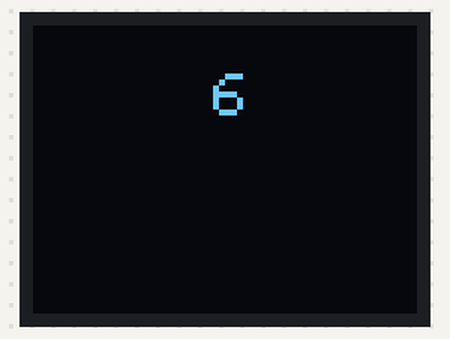
Bench run of a sketch on a simulated Arduino Uno, built with avr-gcc and run on an emulated ATmega328P. On the bench: 64×48 one-colour display.

Above: at 0.1 s.
At 2.1 s:
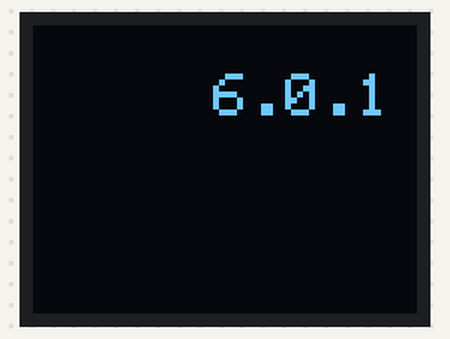
At 4.1 s:
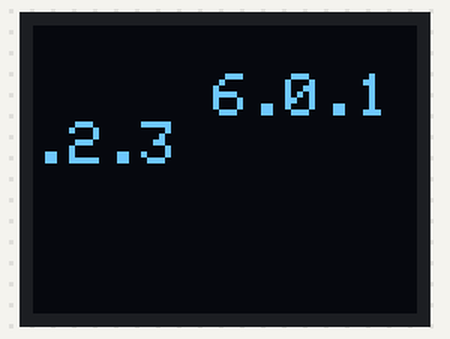
At 9.2 s:
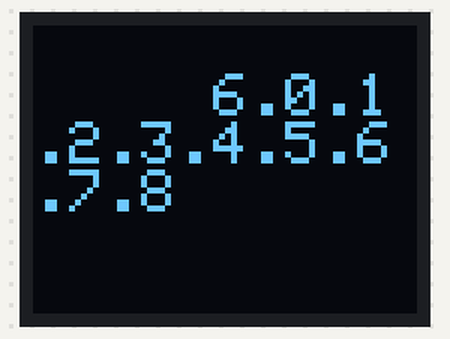
At 18.2 s:
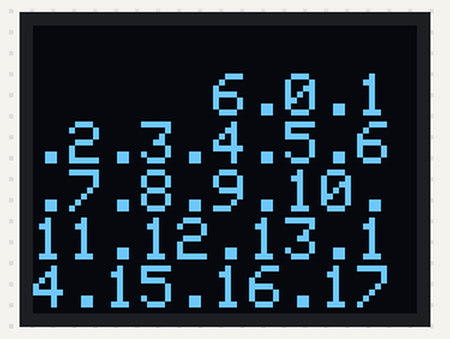
At 38.4 s:
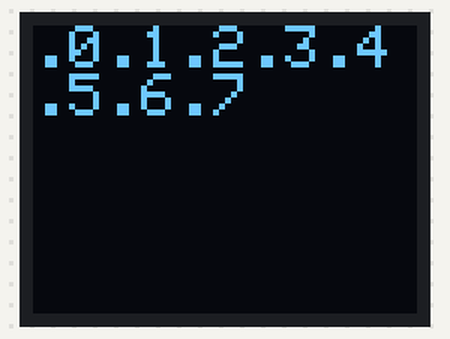

The sketch:

HelloWorld1.ino
```cpp
#include <MicroView.h>

/*
  select Arduino Uno for use with the uView OLED
   13 July - 2015
  Tuesday 23 February  14:54:42 AEDT 2021   revived on OPTI 745 XFCE Xubuntu
  Sunday 13 Feb 2022 on Lenovo Windows 10 (Lyndon)
*/
void setup() {
  uView.begin();                  // start MicroView
  uView.clear(PAGE);              // clear page
  //  uView.print("Hello\nWorld\n");	// display HelloWorld
  uView.println();
  uView.print("     ");
  uView.print(6);
  uView.display();
}

void loop () {
  for (int v = 0; v < 30; v++) {
    //   uView.begin();                  // start MicroView
    //  uView.clear(PAGE);              // clear page
    //  uView.println();
    uView.print(".");
    uView.print(v);
    delay(1000);
    uView.display();
  }
  uView.begin();                  // start MicroView
  uView.clear(PAGE);              // clear page
}
```

Measured:
- what the display in image 1 shows lasts 1.0 s, from 2.0 s to 3.0 s
- what the display in image 4 shows lasts 12.1 s, from 18.2 s to 30.3 s
